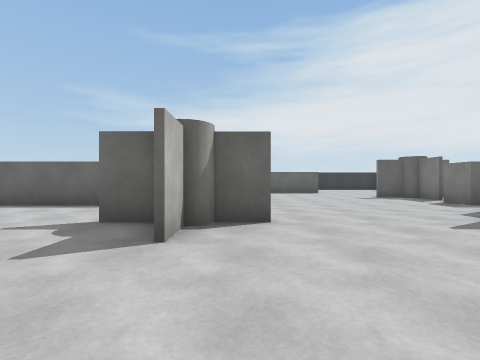
View 1 (above)

22 first-person views from a walk through a scene from a Unity 3-D project. The camera is 1.2 m above the floor, looks level and sees 85° across. The floor is counted in squares, 2 m on a side. Each view is taken from the middle of a square. On the plan, view 1 faces up. The plan holds only what a view shows up to about 9 squares ahead; the rest is blank. The place goes on beyond the plan. The player character is not drawn. Door leaves are left out, so doorways stand open. Surface patterns are stand-ins for the level's own textures.

View 2
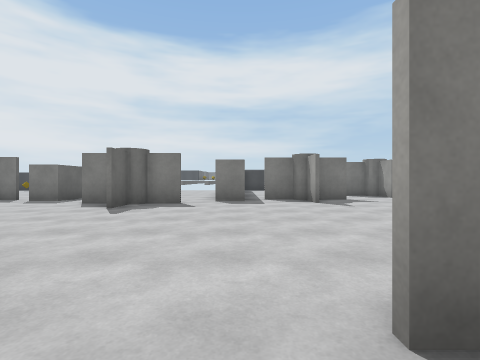

View 3
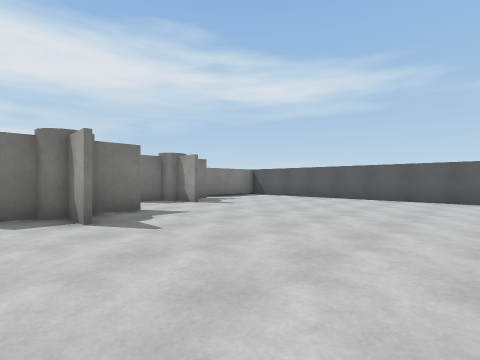

View 4
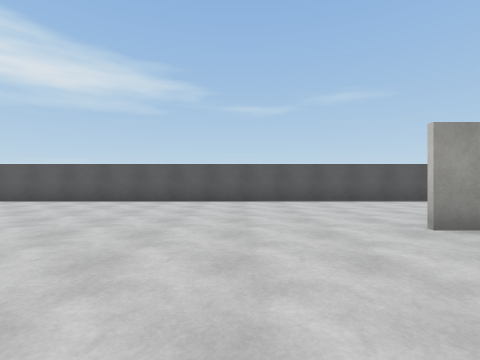

View 5
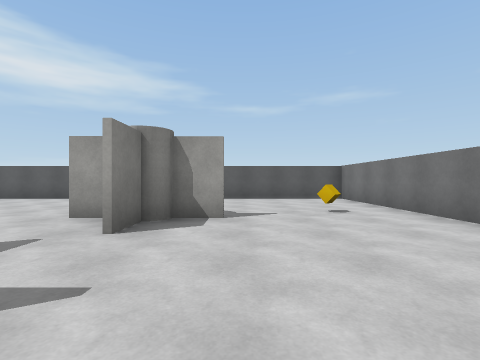

View 6
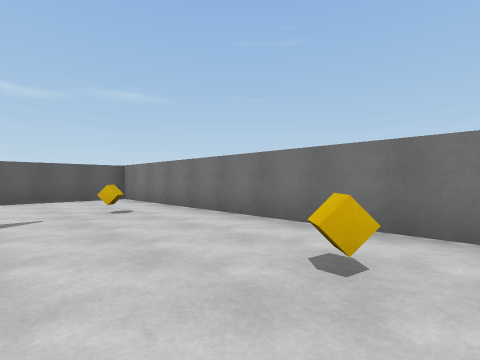

View 7
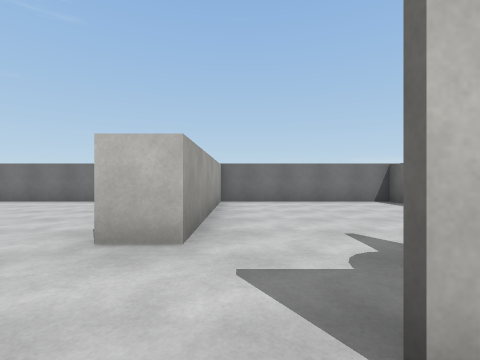

View 8
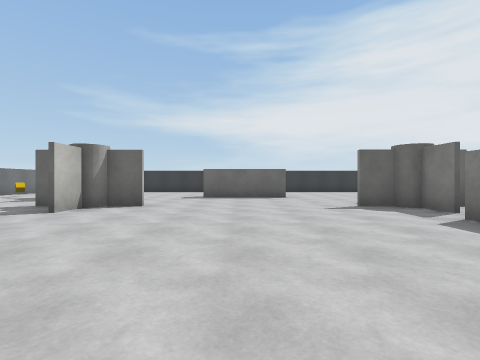

View 9
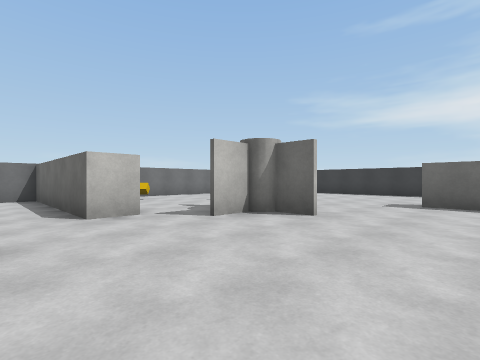

View 10
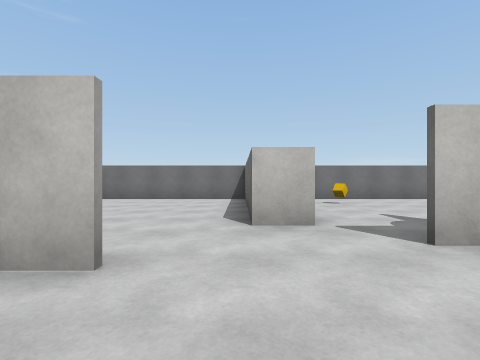

View 11
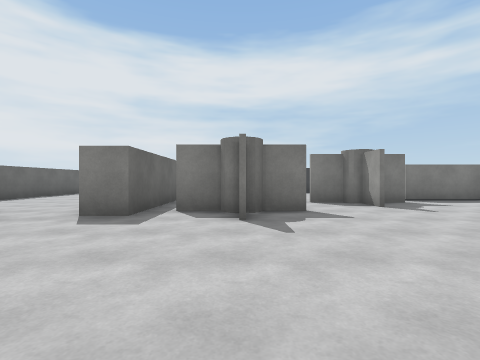

View 12
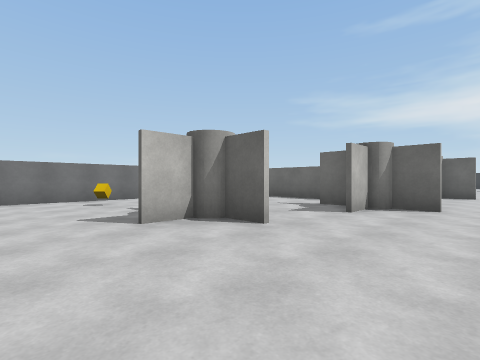

View 13
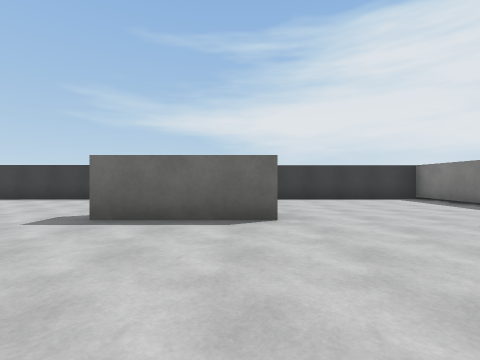

View 14
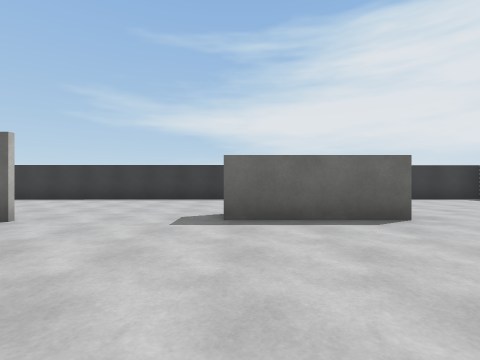

View 15
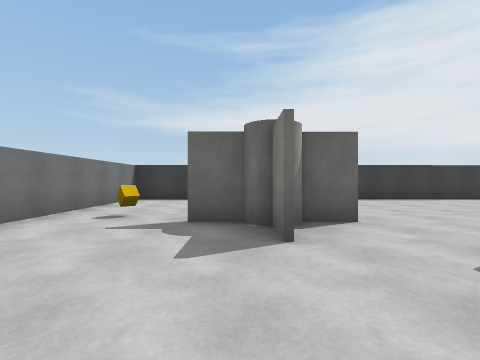

View 16
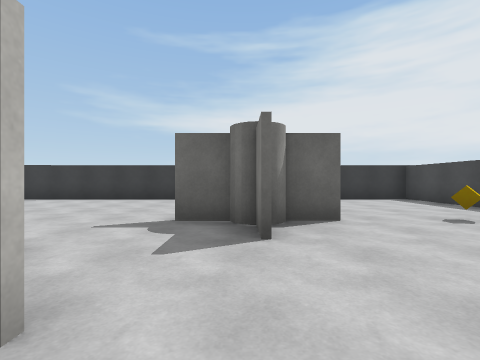

View 17
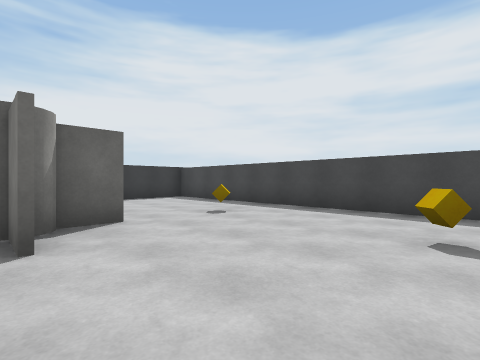

View 18
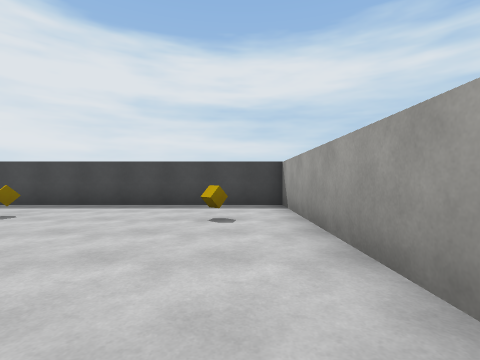

View 19
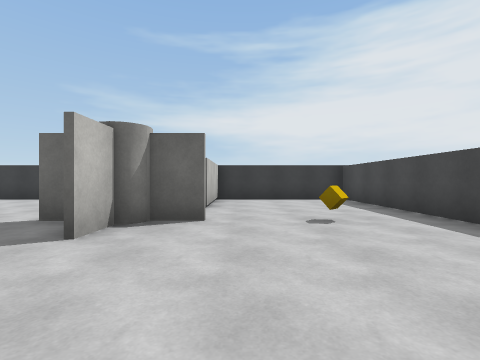

View 20
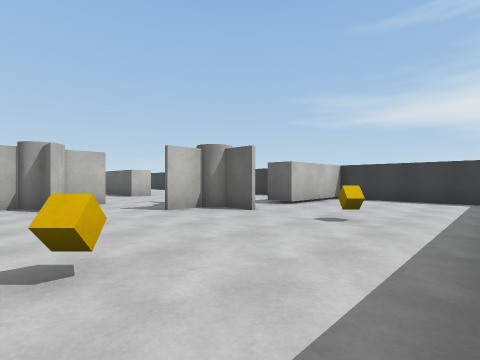

View 21
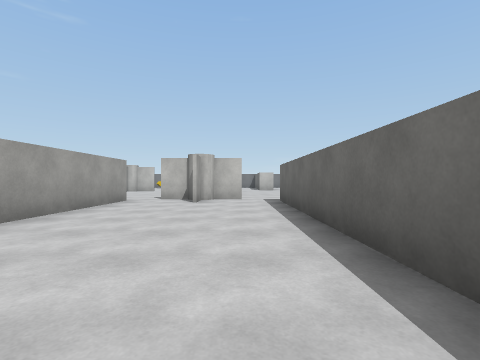

View 22
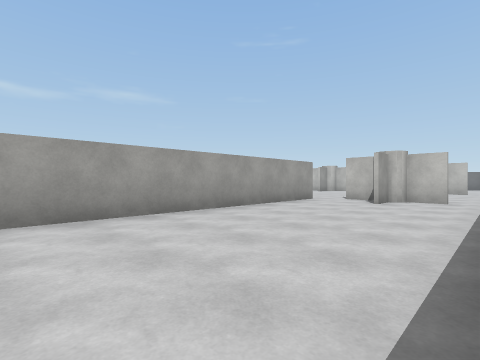

### Floor plan
Key: @ floor where view 1 was taken; # wall or solid block; x gap in a wall; . floor; C cylinder; U cube.
Columns run from 8 left of view 1 to 14 right of it. Each row starts with its distance up from view 1.
 17 #######################
 16 #................#....#
 15 #................#....#
 14 #................#....#
 13 #... .....  .... .....#
 12 #.U.C#...###....##.U..#
 11 #...#...........#.....#
 10 #..... .......#.......#
  9 #.U...#C.....#C#......#
  8 #......#......x....U..#
  7 ######........#########
  6 #.....................
  5 #......#.....#........
  4 #......##...##........
  3 #......#.....#........
  2 #.....................
  1 ######........########
  0 #......#@.....x.
 -1 #.U...###....#C
 -2 #......#......#
 -3 #....#..........#
 -4 #....C#........##
 -5 #.U..#..........#
 -6 #................#
 -7 #................#
 -8 #................#
 -9 #################

Positions as (right, up) in squares from view 1, and headings:
1: (0, 0), facing up
2: (-2, 1), facing right
3: (1, 0), facing down-right
4: (1, -1), facing down
5: (-4, 0), facing down
6: (-4, 0), facing down-left
7: (0, 2), facing left
8: (2, 3), facing up
9: (2, 5), facing up-left
10: (1, 6), facing left
11: (1, -1), facing right
12: (1, -7), facing up-left
13: (3, 8), facing up
14: (1, 8), facing up
15: (-4, 8), facing up
16: (8, 8), facing up
17: (8, 8), facing up-right
18: (7, 8), facing right
19: (10, 8), facing up
20: (13, 8), facing up-left
21: (13, 5), facing left
22: (13, 6), facing down-left
